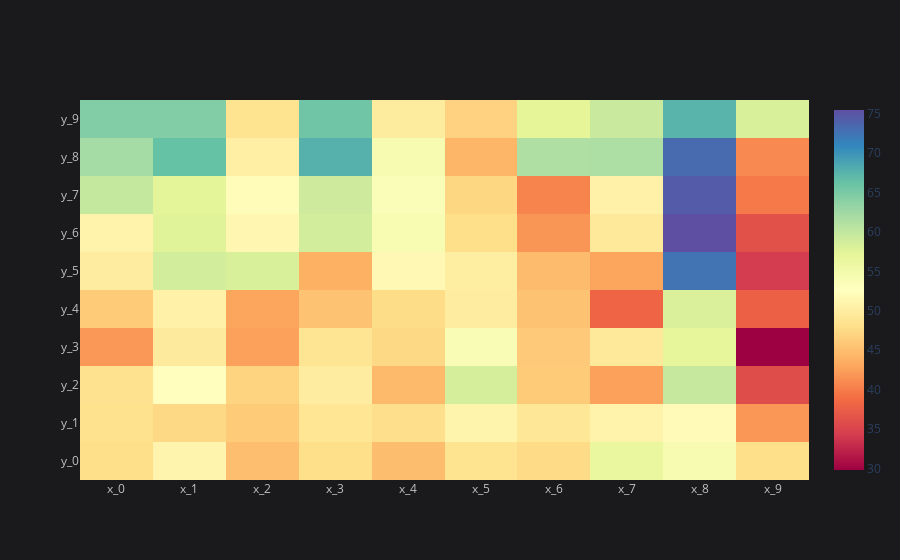

This figure's notebook cell:
### Code cell
df2.iplot(kind='heatmap',colorscale='spectral')

### Figure 1 — Plotly figure (JSON) as saved in the notebook; plotly's stock layout.template omitted (floating-point values rounded to 4 significant figures)
{"data": [{"colorscale": [[0, "rgb(158,1,66)"], [0.1, "rgb(213,62,79)"], [0.2, "rgb(244,109,67)"], [0.3, "rgb(253,174,97)"], [0.4, "rgb(254,224,139)"], [0.5, "rgb(255,255,191)"], [0.6, "rgb(230,245,152)"], [0.7, "rgb(171,221,164)"], [0.8, "rgb(102,194,165)"], [0.9, "rgb(50,136,189)"], [1, "rgb(94,79,162)"]], "type": "heatmap", "x": ["x_0", "x_1", "x_2", "x_3", "x_4", "x_5", "x_6", "x_7", "x_8", "x_9"], "y": ["y_0", "y_1", "y_2", "y_3", "y_4", "y_5", "y_6", "y_7", "y_8", "y_9"], "z": [[48, 51.06, 44.98, 47.94, 44.91, 48.63, 47.58, 56.51, 54.28, 47.99], [48.31, 47.45, 46.16, 48.89, 48.14, 51.01, 49.1, 50.93, 51.97, 41.88], [48.42, 52.54, 46.98, 49.96, 44.61, 58.56, 46.13, 42.62, 59.64, 35.81], [42.05, 49.61, 42.57, 48.85, 47.44, 53.88, 46.01, 49.39, 56.9, 29.83], [46.15, 50.54, 42.9, 45.44, 47.77, 50.01, 45.35, 38.05, 58.06, 37.75], [50.03, 58.74, 58.17, 43.74, 51.66, 50.08, 44.81, 42.97, 72.56, 34.27], [50.75, 57.61, 51.38, 58.78, 54.1, 48.01, 41.73, 49.29, 75.44, 36.22], [59.75, 57.38, 52.18, 59.06, 53.56, 47.21, 40.53, 50.62, 74.45, 39.88], [62.15, 66.31, 50.25, 67.73, 54.32, 44.15, 61.42, 61.62, 73.18, 41.02], [64.49, 64.5, 48.55, 65.74, 49.78, 46.83, 57.06, 59.49, 67.42, 58.18]], "zmax": 75.44, "zmin": 29.83}], "layout": {"legend": {"bgcolor": "#1A1A1C", "font": {"color": "#D9D9D9"}}, "paper_bgcolor": "#1A1A1C", "plot_bgcolor": "#1A1A1C", "title": {"font": {"color": "#D9D9D9"}}, "xaxis": {"gridcolor": "#434343", "showgrid": true, "tickfont": {"color": "#C2C2C2"}, "title": {"font": {"color": "#D9D9D9"}, "text": ""}, "zerolinecolor": "#666570"}, "yaxis": {"gridcolor": "#434343", "showgrid": true, "tickfont": {"color": "#C2C2C2"}, "title": {"font": {"color": "#D9D9D9"}, "text": ""}, "zerolinecolor": "#666570"}}}
